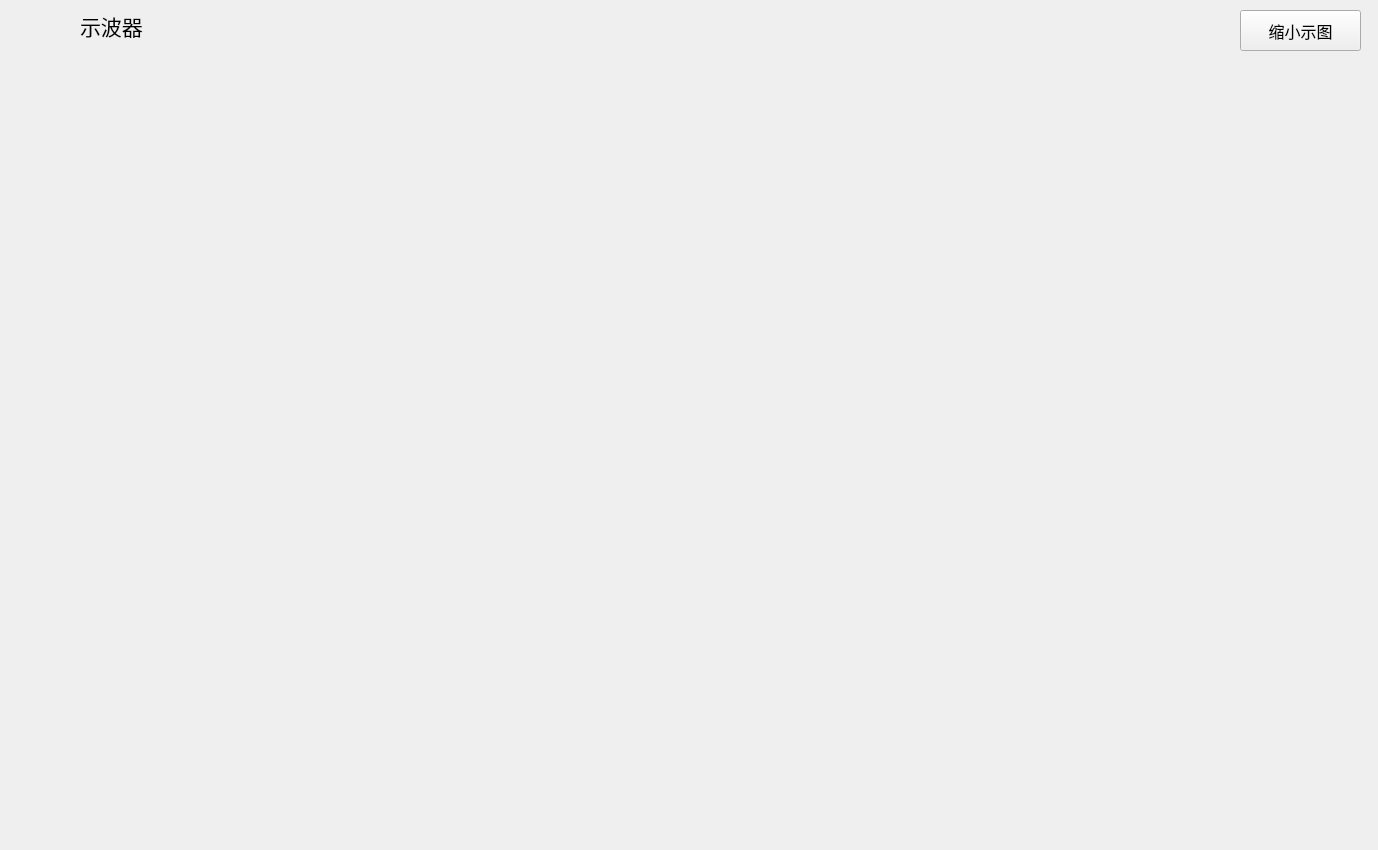
<?xml version="1.0" encoding="UTF-8"?>
<ui version="4.0">
 <class>Main_Scene</class>
 <widget class="QWidget" name="Main_Scene">
  <property name="geometry">
   <rect>
    <x>0</x>
    <y>0</y>
    <width>1378</width>
    <height>850</height>
   </rect>
  </property>
  <property name="windowTitle">
   <string>Main_Scene</string>
  </property>
  <property name="styleSheet">
   <string notr="true"/>
  </property>
  <widget class="QLabel" name="label">
   <property name="geometry">
    <rect>
     <x>80</x>
     <y>0</y>
     <width>111</width>
     <height>51</height>
    </rect>
   </property>
   <property name="font">
    <font>
     <family>微软雅黑</family>
     <pointsize>16</pointsize>
    </font>
   </property>
   <property name="styleSheet">
    <string notr="true"/>
   </property>
   <property name="text">
    <string>示波器</string>
   </property>
   <property name="textFormat">
    <enum>Qt::PlainText</enum>
   </property>
  </widget>
  <widget class="QPushButton" name="setHidden_btn">
   <property name="geometry">
    <rect>
     <x>1240</x>
     <y>10</y>
     <width>121</width>
     <height>41</height>
    </rect>
   </property>
   <property name="font">
    <font>
     <family>微软雅黑</family>
     <pointsize>12</pointsize>
    </font>
   </property>
   <property name="styleSheet">
    <string notr="true"/>
   </property>
   <property name="text">
    <string>缩小示图</string>
   </property>
  </widget>
 </widget>
 <layoutdefault spacing="6" margin="11"/>
 <resources/>
 <connections/>
</ui>
